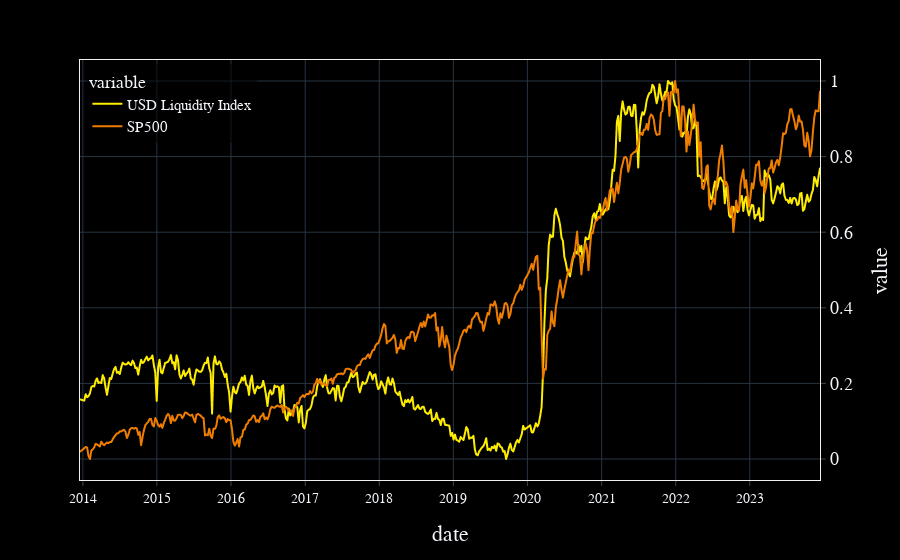

Here is the notebook cell this chart was saved with:
### Markdown cell above
Now they can be easily plotted using the built-in `DataFrame.plot` method.

### Code cell
import pandas as pd
pd.options.plotting.backend = "plotly"
normalized.plot()

### Figure 1 — Plotly figure (JSON) as saved in the notebook; plotly's stock layout.template omitted (floating-point values rounded to 4 significant figures; data arrays with more than 128 entries replaced by an {"elided": "..."} marker saying what was removed)
{"data": [{"hovertemplate": "variable=USD Liquidity Index<br>date=%{x}<br>value=%{y}<extra></extra>", "legendgroup": "USD Liquidity Index", "line": {"color": "#ffed00", "dash": "solid"}, "marker": {"symbol": "circle"}, "mode": "lines", "name": "USD Liquidity Index", "showlegend": true, "type": "scattergl", "x": {"elided": "516 str values"}, "xaxis": "x", "y": {"elided": "516 float values"}, "yaxis": "y"}, {"hovertemplate": "variable=SP500<br>date=%{x}<br>value=%{y}<extra></extra>", "legendgroup": "SP500", "line": {"color": "#ef7d00", "dash": "solid"}, "marker": {"symbol": "circle"}, "mode": "lines", "name": "SP500", "showlegend": true, "type": "scattergl", "x": {"elided": "516 str values"}, "xaxis": "x", "y": {"elided": "516 float values"}, "yaxis": "y"}], "layout": {"legend": {"title": {"text": "variable"}, "tracegroupgap": 0}, "margin": {"t": 60}, "xaxis": {"anchor": "y", "domain": [0, 1], "title": {"text": "date"}}, "yaxis": {"anchor": "x", "domain": [0, 1], "title": {"text": "value"}}}}
